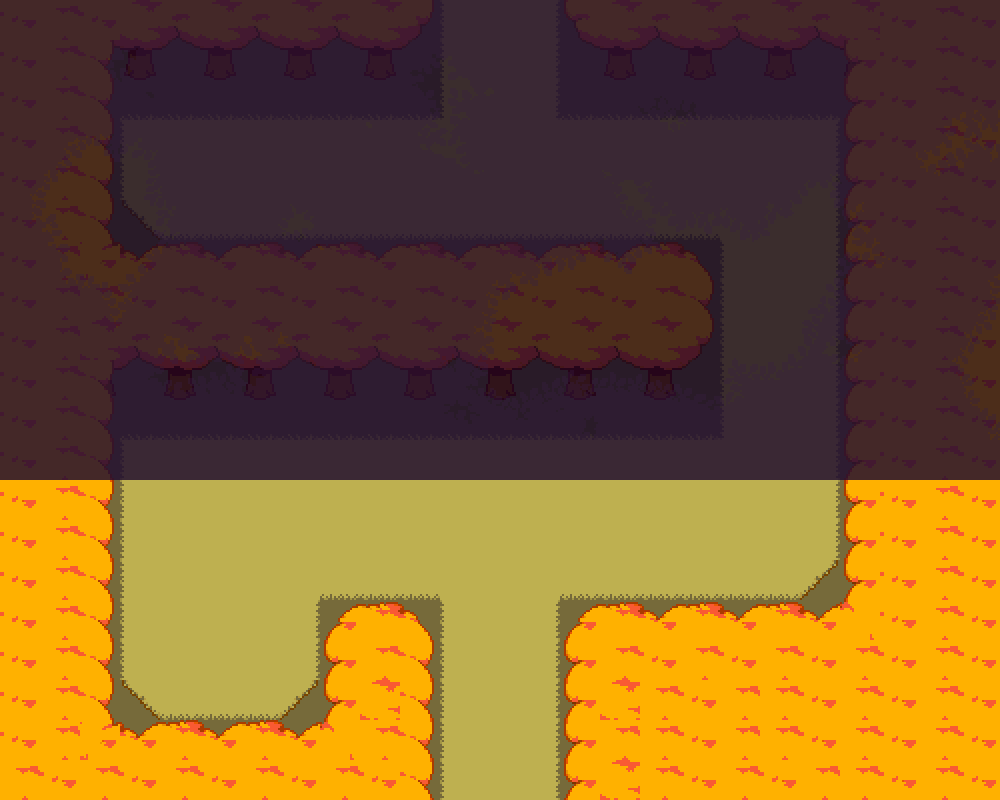

The image is a tile-based game level rendered from a .tmx file. Its description and complete source (layers, tilesets, objects, tile grids) follow:
An orthogonal 25x20 tile map with 40x40 px tiles, 4 tile layers (Tile Layer 1, Tile Layer 2, Tile Layer 3, Tile Layer 4), 1 image layer and 14 objects (2x transition, encounterzone, south, north, spawn).

<map version="1.11" tiledversion="1.11.0" orientation="orthogonal" renderorder="right-down" width="25" height="20" tilewidth="40" tileheight="40" infinite="0" nextlayerid="9" nextobjectid="16">
 <editorsettings>
  <export target="data.lua" format="lua" />
 </editorsettings>
 <properties>
  <property name="border" value="evershade" />
  <property name="light" type="bool" value="true" />
  <property name="music" value="evershade_forest" />
 </properties>
 <tileset firstgid="1" source="../../tilesets/hometown_forest.tsx" />
 <layer id="1" name="Tile Layer 1" width="25" height="20">
  <data encoding="csv">
57,57,57,57,57,57,57,57,57,57,57,63,63,63,57,57,57,57,57,57,57,57,57,57,57,
57,57,57,57,57,57,57,57,57,57,57,63,63,63,57,57,57,57,57,57,57,57,57,57,57,
57,57,57,68,68,68,68,68,68,68,68,63,63,63,68,68,68,68,68,68,68,57,57,57,57,
57,57,57,63,63,63,63,63,63,63,63,63,63,63,63,63,63,63,63,63,63,57,57,57,57,
57,57,57,63,63,63,63,63,63,63,63,63,63,63,63,63,63,63,63,63,63,57,57,57,57,
57,57,57,57,63,63,63,63,63,63,63,63,63,63,63,63,63,63,63,63,63,57,57,57,57,
57,57,57,57,57,57,57,57,57,57,57,57,57,57,57,57,57,57,63,63,63,57,57,57,57,
57,57,57,57,57,57,57,57,57,57,57,57,57,57,57,57,57,57,63,63,63,57,57,57,57,
57,57,57,57,57,57,57,57,57,57,57,57,57,57,57,57,57,57,63,63,63,57,57,57,57,
57,57,57,57,57,57,57,57,57,57,57,57,57,57,57,57,57,57,63,63,63,57,57,57,57,
57,57,57,68,68,68,68,68,68,68,68,68,68,68,68,68,68,68,63,63,63,57,57,57,57,
57,57,57,63,63,63,63,63,63,63,63,63,63,63,63,63,63,63,63,63,63,57,57,57,57,
57,57,57,63,63,63,63,63,63,63,63,63,63,63,63,63,63,63,63,63,63,57,57,57,57,
57,57,57,63,63,63,63,63,63,63,63,63,63,63,63,63,63,63,63,63,63,57,57,57,57,
57,57,57,63,63,63,63,63,63,63,63,63,63,63,63,63,63,63,63,63,57,57,57,57,57,
57,57,57,63,63,63,63,63,57,57,57,63,63,63,57,57,57,57,57,57,57,57,57,57,57,
57,57,57,63,63,63,63,63,57,57,57,63,63,63,57,57,57,57,57,57,57,57,57,57,57,
57,57,57,57,63,63,63,57,57,57,57,63,63,63,57,57,57,57,57,57,57,57,57,57,57,
57,57,57,57,57,57,57,57,57,57,57,63,63,63,57,57,57,57,57,57,57,57,57,57,57,
57,57,57,57,57,57,57,57,57,57,57,63,63,63,57,57,57,57,57,57,57,57,57,57,57
</data>
 </layer>
 <layer id="2" name="Tile Layer 2" width="25" height="20">
  <data encoding="csv">
0,0,0,0,0,0,0,0,0,0,0,69,0,67,0,0,0,0,0,0,0,0,0,0,0,
0,286,0,286,0,286,0,286,0,286,0,69,0,67,0,286,0,286,0,286,0,286,0,286,0,
0,0,0,0,0,0,0,0,0,0,0,69,0,67,0,0,0,0,0,0,0,0,0,0,0,
0,0,0,69,0,0,0,0,0,0,0,0,0,0,0,0,0,0,0,0,67,0,0,0,0,
0,0,0,69,0,0,0,0,0,0,0,0,0,0,0,0,0,0,0,0,67,0,0,0,0,
0,0,0,73,46,46,46,46,46,46,46,46,46,46,46,46,46,46,0,0,67,0,0,0,0,
0,0,0,0,0,0,0,0,0,0,0,0,0,0,0,0,0,0,69,0,67,0,0,0,0,
0,0,0,0,0,0,0,0,0,0,0,0,0,0,0,0,0,0,69,0,67,0,0,0,0,
0,0,0,0,0,0,0,0,0,0,0,0,0,0,0,0,0,0,69,0,67,0,0,0,0,
286,0,286,0,286,0,286,0,286,0,286,0,286,0,286,0,286,0,69,0,67,0,0,0,0,
0,0,0,0,0,0,0,0,0,0,0,0,0,0,0,0,0,0,69,0,67,0,0,0,0,
0,0,0,69,0,0,0,0,0,0,0,0,0,0,0,0,0,0,0,0,67,0,0,0,0,
0,0,0,69,0,0,0,0,0,0,0,0,0,0,0,0,0,0,0,0,67,0,0,0,0,
0,0,0,69,0,0,0,0,0,0,0,0,0,0,0,0,0,0,0,0,67,0,0,0,0,
0,0,0,69,0,0,0,0,46,46,46,0,0,0,46,46,46,46,46,46,75,0,0,0,0,
0,0,0,69,0,0,0,67,0,0,0,69,0,67,0,0,0,0,0,0,0,0,0,0,0,
0,0,0,69,0,0,0,67,0,0,0,69,0,67,0,0,0,0,0,0,0,0,0,0,0,
0,0,0,73,46,46,46,75,0,0,0,69,0,67,0,0,0,0,0,0,0,0,0,0,0,
0,0,0,0,0,0,0,0,0,0,0,69,0,67,0,0,0,0,0,0,0,0,0,0,0,
0,0,0,0,0,0,0,0,0,0,0,69,0,67,0,0,0,0,0,0,0,0,0,0,0
</data>
 </layer>
 <objectgroup id="3" name="collision">
  <object id="1" x="80" y="0" width="320" height="80" />
  <object id="2" x="80" y="280" width="600" height="120" />
  <object id="3" x="40" y="80" width="40" height="680" />
  <object id="4" x="80" y="760" width="320" height="40" />
  <object id="5" x="360" y="640" width="40" height="120" />
  <object id="6" x="600" y="640" width="400" height="160" />
  <object id="7" x="880" y="0" width="120" height="640" />
  <object id="8" x="600" y="0" width="280" height="80" />
 </objectgroup>
 <objectgroup id="6" name="objects">
  <object id="10" name="transition" x="400" y="800" width="200" height="40">
   <properties>
    <property name="map" value="evershade_01" />
    <property name="marker" value="north" />
   </properties>
  </object>
  <object id="11" name="transition" x="400" y="-40" width="200" height="40" />
  <object id="12" name="encounterzone" x="0" y="0" width="1000" height="800">
   <properties>
    <property name="encgroup" value="evershade1" />
   </properties>
  </object>
 </objectgroup>
 <objectgroup id="7" name="markers">
  <object id="13" name="south" x="500" y="760">
   <point />
  </object>
  <object id="14" name="north" x="500" y="40">
   <point />
  </object>
  <object id="15" name="spawn" x="500" y="600">
   <point />
  </object>
 </objectgroup>
 <layer id="4" name="Tile Layer 3" width="25" height="20">
  <data encoding="csv">
151,152,151,147,146,147,146,147,146,147,148,0,0,0,144,145,146,145,146,145,146,145,151,152,151,
151,152,157,156,157,156,157,156,157,156,159,0,0,0,155,156,157,156,157,156,157,156,151,152,151,
151,152,95,0,0,0,0,0,0,0,0,0,0,0,0,0,0,0,0,0,0,93,151,152,151,
151,152,95,0,0,0,0,0,0,0,0,0,0,0,0,0,0,0,0,0,0,93,151,152,151,
151,152,95,0,0,0,0,0,0,0,0,0,0,0,0,0,0,0,0,0,0,93,151,152,151,
151,152,95,0,0,0,0,0,0,0,0,0,0,0,0,0,0,0,0,0,0,93,151,152,151,
151,152,141,140,141,140,141,140,141,140,141,140,141,140,141,140,141,142,0,0,0,93,151,152,151,
151,152,152,151,152,151,152,151,152,151,152,151,152,151,152,151,152,153,0,0,0,93,151,152,151,
151,152,147,146,147,146,147,146,147,146,147,146,147,146,147,146,147,148,0,0,0,93,151,152,151,
151,152,156,157,156,157,156,157,156,157,156,157,156,157,156,157,156,159,0,0,0,93,151,152,151,
151,152,95,0,0,0,0,0,0,0,0,0,0,0,0,0,0,0,0,0,0,93,151,152,151,
151,152,95,0,0,0,0,0,0,0,0,0,0,0,0,0,0,0,0,0,0,93,151,152,151,
151,152,95,0,0,0,0,0,0,0,0,0,0,0,0,0,0,0,0,0,0,93,151,152,151,
151,152,95,0,0,0,0,0,0,0,0,0,0,0,0,0,0,0,0,0,0,93,151,152,151,
151,152,95,0,0,0,0,0,0,0,0,0,0,0,0,0,0,0,0,0,0,93,151,152,151,
151,152,95,0,0,0,0,0,82,83,84,0,0,0,82,83,140,83,140,83,140,190,151,152,151,
151,152,95,0,0,0,0,0,93,94,95,0,0,0,93,150,151,94,151,152,151,152,151,152,151,
151,152,95,0,0,0,0,0,149,161,95,0,0,0,93,161,152,151,152,152,151,152,151,152,151,
151,152,192,135,134,135,136,135,190,94,95,0,0,0,93,150,152,151,152,152,151,152,151,152,151,
150,151,150,151,150,151,150,151,150,151,95,0,0,0,93,161,152,151,152,151,152,152,151,152,151
</data>
 </layer>
 <layer id="5" name="Tile Layer 4" width="25" height="20">
  <data encoding="csv">
0,0,0,0,0,0,0,0,0,0,0,0,0,0,0,0,0,0,0,0,0,0,0,0,0,
0,0,95,0,0,0,0,0,0,0,0,0,0,0,0,0,0,0,0,0,0,93,0,0,0,
0,0,0,0,0,0,0,0,0,0,0,0,0,0,0,0,0,0,0,0,0,0,0,0,0,
0,0,0,0,0,0,0,0,0,0,0,0,0,0,0,0,0,0,0,0,0,0,0,0,0,
0,0,0,0,0,0,0,0,0,0,0,0,0,0,0,0,0,0,0,0,0,0,0,0,0,
0,0,0,0,0,0,0,0,0,0,0,0,0,0,0,0,0,0,0,0,0,0,0,0,0,
0,0,192,0,0,0,0,0,0,0,0,0,0,0,0,0,0,0,0,0,0,0,0,0,0,
0,0,0,0,0,0,0,0,0,0,0,0,0,0,0,0,0,0,0,0,0,0,0,0,0,
0,0,0,0,0,0,0,0,0,0,0,0,0,0,0,0,0,0,0,0,0,0,0,0,0,
0,0,95,0,0,0,0,0,0,0,0,0,0,0,0,0,0,0,0,0,0,0,0,0,0,
0,0,0,0,0,0,0,0,0,0,0,0,0,0,0,0,0,0,0,0,0,0,0,0,0,
0,0,0,0,0,0,0,0,0,0,0,0,0,0,0,0,0,0,0,0,0,0,0,0,0,
0,0,0,0,0,0,0,0,0,0,0,0,0,0,0,0,0,0,0,0,0,0,0,0,0,
0,0,0,0,0,0,0,0,0,0,0,0,0,0,0,0,0,0,0,0,0,0,0,0,0,
0,0,0,0,0,0,0,0,0,0,0,0,0,0,0,0,0,0,0,0,0,0,0,0,0,
0,0,0,0,0,0,0,0,0,0,0,0,0,0,0,0,0,0,0,0,0,0,0,0,0,
0,0,0,0,0,0,0,0,0,0,0,0,0,0,0,0,0,0,0,0,0,0,0,0,0,
0,0,0,0,0,0,0,0,0,0,0,0,0,0,0,0,0,0,0,0,0,0,0,0,0,
0,0,0,0,0,0,0,0,0,0,0,0,0,0,0,0,0,0,0,0,0,0,0,0,0,
0,0,0,0,0,0,0,0,0,0,0,0,0,0,0,0,0,0,0,0,0,0,0,0,0
</data>
 </layer>
 <imagelayer id="8" name="cover" parallaxx="0.9" parallaxy="0.9" repeatx="1" repeaty="1">
  <image source="../../../../assets/sprites/maps/evershadeover.png" width="1200" height="480" />
 </imagelayer>
</map>